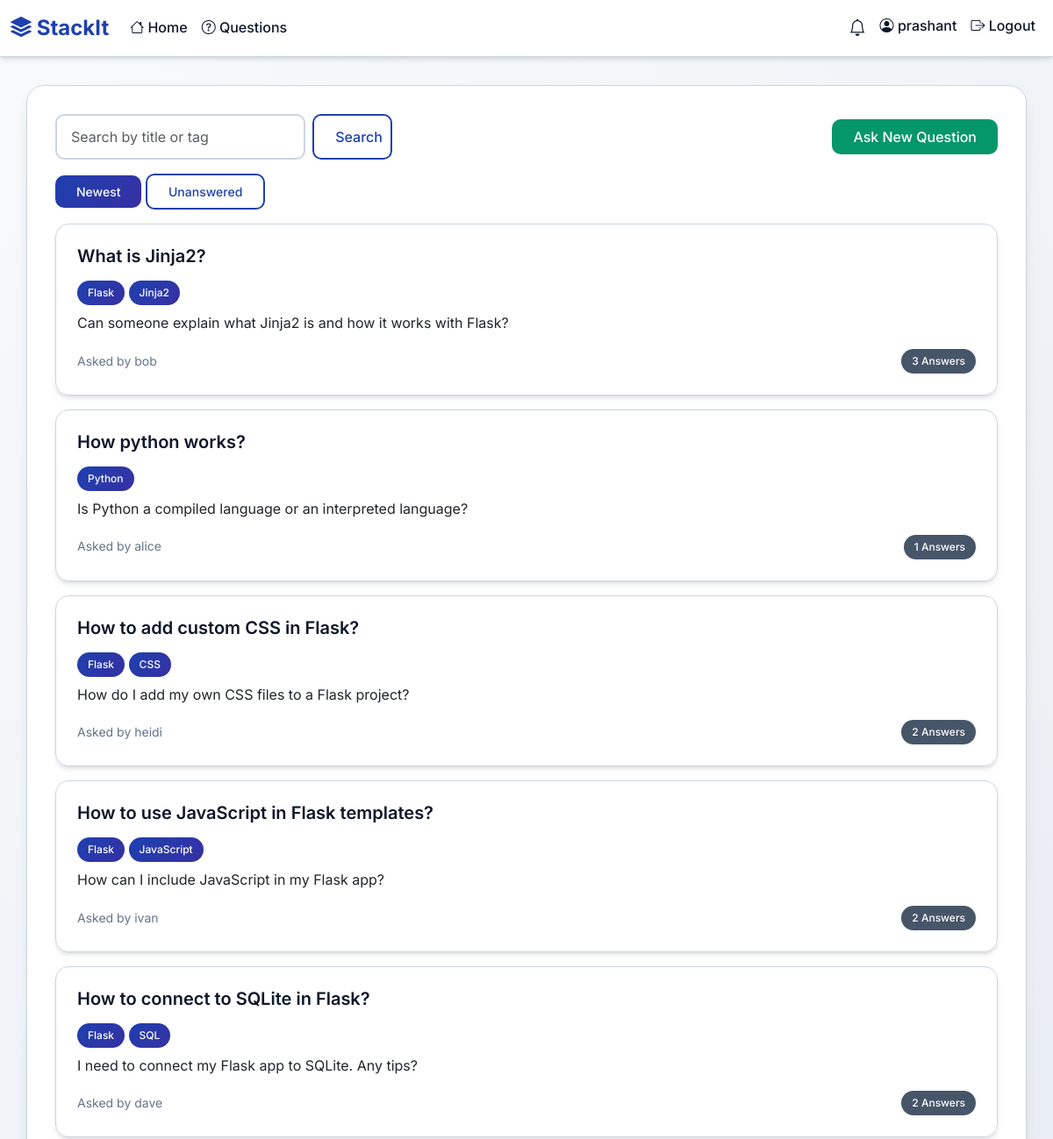
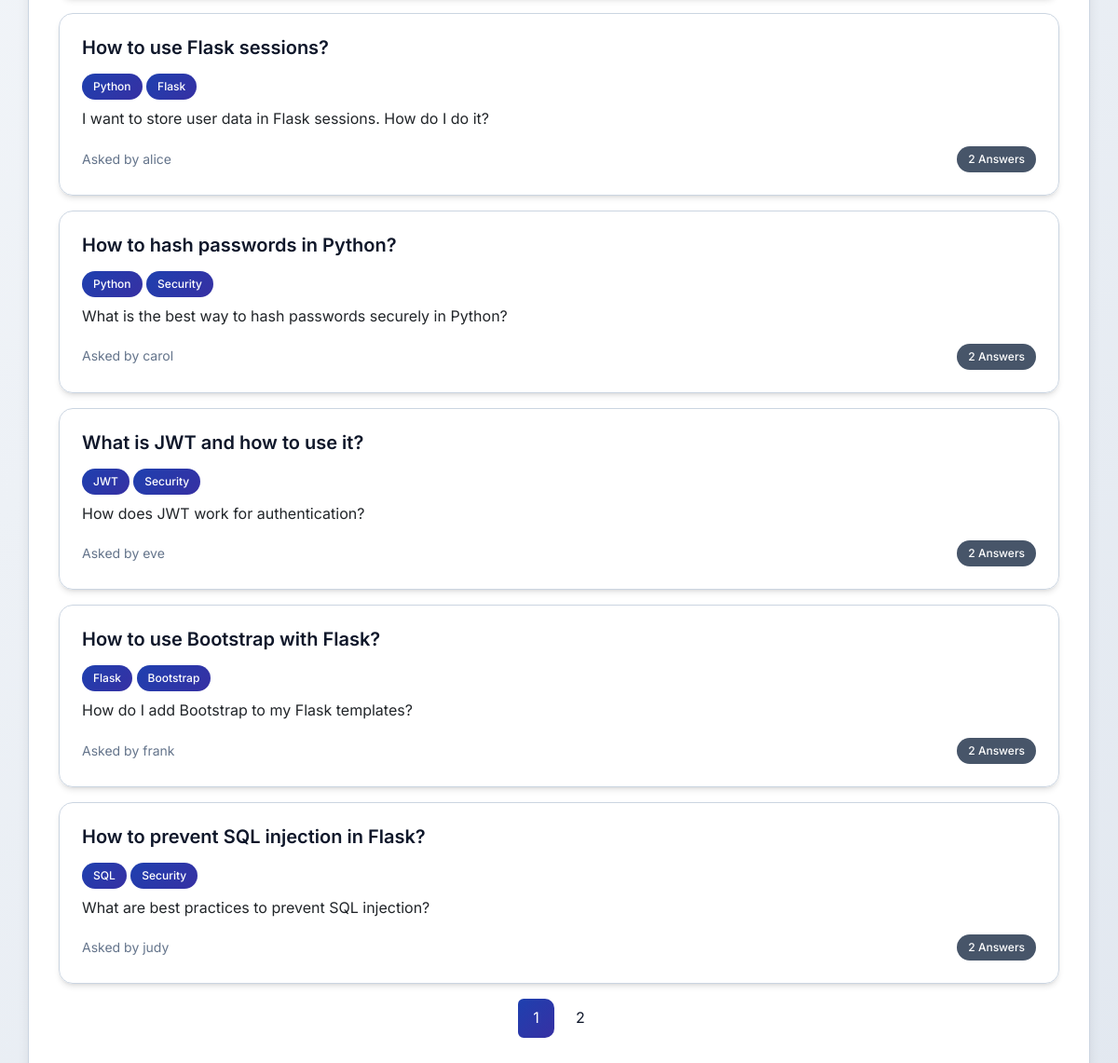
The app's page /questions (signed in) with its own data (2 pictures, top to bottom).
### tables this page shows
CREATE TABLE users (
            id INTEGER PRIMARY KEY AUTOINCREMENT,
            username TEXT UNIQUE NOT NULL,
            email TEXT UNIQUE NOT NULL,
            password_hash TEXT NOT NULL,
            is_admin BOOLEAN DEFAULT 0,
            is_banned BOOLEAN DEFAULT 0,
            created_at TIMESTAMP DEFAULT CURRENT_TIMESTAMP
        , reputation INTEGER DEFAULT 0);

CREATE TABLE questions (
            id INTEGER PRIMARY KEY AUTOINCREMENT,
            title TEXT NOT NULL,
            body_html TEXT NOT NULL,
            user_id INTEGER NOT NULL,
            created_at TIMESTAMP DEFAULT CURRENT_TIMESTAMP,
            accepted_answer_id INTEGER,
            FOREIGN KEY (user_id) REFERENCES users (id)
        );

### app.py (the view)
@app.route('/questions')
def index():
    page = request.args.get('page', 1, type=int)
    per_page = 10
    offset = (page - 1) * per_page
    conn = get_db()
    filter_type = request.args.get('filter', 'newest')
    search_query = request.args.get('search', '')
    if filter_type == 'unanswered':
        base_query = '''
            SELECT q.*, u.username,
                   (SELECT COUNT(*) FROM answers WHERE question_id = q.id) as answer_count,
                   GROUP_CONCAT(t.name) as tags
            FROM questions q
            LEFT JOIN users u ON q.user_id = u.id
            LEFT JOIN question_tags qt ON q.id = qt.question_id
            LEFT JOIN tags t ON qt.tag_id = t.id
            WHERE q.id NOT IN (SELECT DISTINCT question_id FROM answers)
        '''
        if search_query:
            base_query += f" AND (q.title LIKE '%{search_query}%' OR t.name LIKE '%{search_query}%')"
    else:
        base_query = '''
            SELECT q.*, u.username,
                   (SELECT COUNT(*) FROM answers WHERE question_id = q.id) as answer_count,
                   GROUP_CONCAT(t.name) as tags
            FROM questions q
            LEFT JOIN users u ON q.user_id = u.id
            LEFT JOIN question_tags qt ON q.id = qt.question_id
            LEFT JOIN tags t ON qt.tag_id = t.id
        '''
        if search_query:
            base_query += f" WHERE (q.title LIKE '%{search_query}%' OR t.name LIKE '%{search_query}%')"
    base_query += " GROUP BY q.id"
    if filter_type == 'newest':
        base_query += " ORDER BY q.created_at DESC"
    elif filter_type == 'votes':
        base_query += " ORDER BY (SELECT COALESCE(SUM(v.value), 0) FROM votes v JOIN answers a ON v.answer_id = a.id WHERE a.question_id = q.id) DESC"
    base_query += f" LIMIT {per_page} OFFSET {offset}"
    questions = conn.execute(base_query).fetchall()
    if filter_type == 'unanswered':
        count_query = '''
            SELECT COUNT(DISTINCT q.id) as total
            FROM questions q
            LEFT JOIN question_tags qt ON q.id = qt.question_id
            LEFT JOIN tags t ON qt.tag_id = t.id
            WHERE q.id NOT IN (SELECT DISTINCT question_id FROM answers)
        '''
        if search_query:
            count_query += f" AND (q.title LIKE '%{search_query}%' OR t.name LIKE '%{search_query}%')"
    else:
        count_query = '''
            SELECT COUNT(DISTINCT q.id) as total
            FROM questions q
            LEFT JOIN question_tags qt ON q.id = qt.question_id
            LEFT JOIN tags t ON qt.tag_id = t.id
        '''
        if search_query:
            count_query += f" WHERE (q.title LIKE '%{search_query}%' OR t.name LIKE '%{search_query}%')"
    total = conn.execute(count_query).fetchone()['total']
    conn.close()
    total_pages = (total + per_page - 1) // per_page
    return render_template('index.html',
                         questions=questions,
                         page=page,
                         total_pages=total_pages,
                         filter_type=filter_type,
                         search_query=search_query)

### app.py (called while the page is built)
def get_db():
    conn = sqlite3.connect('database.db')
    conn.row_factory = sqlite3.Row
    return conn

@login_manager.user_loader
def load_user(user_id):
    conn = get_db()
    user_data = conn.execute('SELECT * FROM users WHERE id = ?', (user_id,)).fetchone()
    conn.close()
    if user_data:
        return User(user_data)
    return None

    @property
    def is_active(self):
        return not self.is_banned

### templates/index.html (shortened to what this page needs)
{% extends 'base.html' %}
{% block content %}
<div class="d-flex justify-content-between align-items-center mb-3">
  <form class="d-flex" method="get" action="{{ url_for('index') }}">
    <input class="form-control me-2" type="search" name="search" placeholder="Search by title or tag" value="{{ search_query }}">
    <button class="btn btn-outline-primary" type="submit">Search</button>
  </form>
  {% if current_user.is_authenticated %}
    <a href="{{ url_for('ask') }}" class="btn btn-success">Ask New Question</a>
  {% endif %}
</div>
<div class="mb-3">
  <a href="{{ url_for('index', filter='newest') }}" class="btn btn-sm {% if filter_type=='newest' %}btn-primary{% else %}btn-outline-primary{% endif %}">Newest</a>
  <a href="{{ url_for('index', filter='unanswered') }}" class="btn btn-sm {% if filter_type=='unanswered' %}btn-primary{% else %}btn-outline-primary{% endif %}">Unanswered</a>
</div>
{% for q in questions %}
  <div class="card mb-3">
    <div class="card-body">
      <h5 class="card-title"><a href="{{ url_for('question', question_id=q.id) }}">{{ q.title }}</a></h5>
      <div class="mb-2">
        {% if q.tags %}
          {% for tag in q.tags.split(',') %}
            <span class="badge bg-info text-dark">{{ tag }}</span>
          {% endfor %}
        {% endif %}
      </div>
      <p class="card-text">{{ q.body_html|striptags|truncate(120) }}</p>
      <div class="d-flex justify-content-between align-items-center">
        <small class="text-muted">Asked by {{ q.username }}</small>
        <span class="badge bg-secondary">{{ q.answer_count }} Answers</span>
      </div>
    </div>
  </div>
{% else %}
  <div class="alert alert-info">No questions found.</div>
{% endfor %}
<nav aria-label="Page navigation">
  <ul class="pagination justify-content-center">
    {% for p in range(1, total_pages+1) %}
      <li class="page-item {% if p == page %}active{% endif %}"><a class="page-link" href="{{ url_for('index', page=p, filter=filter_type, search=search_query) }}">{{ p }}</a></li>
    {% endfor %}
  </ul>
</nav>
{% endblock %}

### templates/base.html (shortened to what this page needs)
<!DOCTYPE html>
<html lang="en">
<head>
    <link rel="stylesheet" href="https://cdn.jsdelivr.net/npm/bootstrap@5.3.0/dist/css/bootstrap.min.css">
    <link rel="stylesheet" href="https://cdn.jsdelivr.net/npm/bootstrap-icons@1.10.0/font/bootstrap-icons.css">
    <link rel="stylesheet" href="{{ url_for('static', filename='css/style.css') }}">
    <link href="https://cdn.quilljs.com/1.3.6/quill.snow.css" rel="stylesheet">
</head>
<body>
<nav class="navbar navbar-expand-lg navbar-light bg-light mb-4">
  <div class="container-fluid">
    <a class="navbar-brand" href="{{ url_for('landing') }}">
      <i class="bi bi-stack"></i> StackIt
    </a>
    <div class="collapse navbar-collapse" id="navbarNav">
      <ul class="navbar-nav me-auto mb-2 mb-lg-0">
        <li class="nav-item">
          <a class="nav-link" href="{{ url_for('landing') }}">
            <i class="bi bi-house"></i> Home
          </a>
        </li>
        <li class="nav-item">
          <a class="nav-link" href="{{ url_for('index') }}">
            <i class="bi bi-question-circle"></i> Questions
          </a>
        </li>
      </ul>
      <ul class="navbar-nav ms-auto">
        {% if current_user.is_authenticated %}
        <li class="nav-item">
          <a class="nav-link position-relative" href="#" id="notificationBell">
            <i class="bi bi-bell"></i>
          </a>
        </li>
        <li class="nav-item">
          <span class="nav-link">
            <i class="bi bi-person-circle"></i> {{ current_user.username }}
          </span>
        </li>
        <li class="nav-item">
          <a class="nav-link" href="{{ url_for('logout') }}">
            <i class="bi bi-box-arrow-right"></i> Logout
          </a>
        </li>
        {% endif %}
      </ul>
    </div>
  </div>
</nav>
<div class="container">
    {% block content %}{% endblock %}
</div>
</body>
</html>

### static/css/style.css (style rules this page uses)
:root { --primary-color: #1e40af; --primary-dark: #1e3a8a; --secondary-color: #475569; --success-color: #059669; --danger-color: #dc2626; --warning-color: #d97706; --info-color: #0891b2; --light-bg: #ffffff; --dark-bg: #0f172a; --border-color: #cbd5e1; --text-primary: #0f172a; --text-secondary: #475569; --text-muted: #64748b; --shadow-sm: 0 1px 2px 0 rgb(0 0 0 / 0.05); --shadow-md: 0 4px 6px -1px rgb(0 0 0 / 0.1), 0 2px 4px -2px rgb(0 0 0 / 0.1); --shadow-lg: 0 10px 15px -3px rgb(0 0 0 / 0.1), 0 4px 6px -4px rgb(0 0 0 / 0.1); --gradient-primary: linear-gradient(135deg, #1e40af 0%, #3730a3 100%); --gradient-secondary: linear-gradient(135deg, #059669 0%, #047857 100%); }
* { box-sizing: border-box; }
body { font-family: 'Inter', -apple-system, BlinkMacSystemFont, 'Segoe UI', Roboto, sans-serif; background: linear-gradient(135deg, #f8fafc 0%, #e2e8f0 100%); min-height: 100vh; color: var(--text-primary); line-height: 1.6; }
.navbar { background: rgba(255, 255, 255, 0.98) !important; backdrop-filter: blur(10px); border-bottom: 1px solid var(--border-color); box-shadow: var(--shadow-md); transition: all 0.3s ease; }
.navbar-brand { font-weight: 700; font-size: 1.5rem; color: var(--primary-color); }
.navbar-nav .nav-link { font-weight: 500; color: var(--text-primary) !important; transition: all 0.3s ease; position: relative; }
.navbar-nav .nav-link::after { content: ''; position: absolute; bottom: 0; left: 50%; width: 0; height: 2px; background: var(--gradient-primary); transition: all 0.3s ease; transform: translateX(-50%); }
.container { background: rgba(255, 255, 255, 0.98); backdrop-filter: blur(10px); border-radius: 20px; box-shadow: var(--shadow-lg); padding: 2rem; margin-top: 2rem; margin-bottom: 2rem; border: 1px solid var(--border-color); }
.card { border: 1px solid var(--border-color); border-radius: 15px; box-shadow: var(--shadow-md); transition: all 0.3s ease; background: rgba(255, 255, 255, 0.98); backdrop-filter: blur(10px); }
.card-body { padding: 1.5rem; }
.card-title { font-weight: 600; color: var(--text-primary); margin-bottom: 1rem; }
.card-title a { color: var(--text-primary); text-decoration: none; transition: color 0.3s ease; }
.badge { font-weight: 500; padding: 0.5rem 0.75rem; border-radius: 20px; font-size: 0.75rem; transition: all 0.3s ease; }
.bg-info { background: var(--gradient-primary) !important; color: white !important; }
.bg-secondary { background: var(--secondary-color) !important; }
.btn { border-radius: 10px; font-weight: 500; padding: 0.5rem 1.5rem; transition: all 0.3s ease; border: none; position: relative; overflow: hidden; }
.btn::before { content: ''; position: absolute; top: 0; left: -100%; width: 100%; height: 100%; background: linear-gradient(90deg, transparent, rgba(255, 255, 255, 0.2), transparent); transition: left 0.5s; }
.btn-primary { background: var(--gradient-primary); color: white; }
.btn-success { background: var(--success-color); color: white; }
.btn-outline-primary { border: 2px solid var(--primary-color); color: var(--primary-color); background: transparent; }
.form-control { border-radius: 10px; border: 2px solid var(--border-color); padding: 0.75rem 1rem; transition: all 0.3s ease; background: rgba(255, 255, 255, 0.98); color: var(--text-primary); }
.pagination { gap: 0.5rem; }
.page-link { border-radius: 10px; border: none; padding: 0.5rem 1rem; color: var(--text-primary); background: rgba(255, 255, 255, 0.9); transition: all 0.3s ease; }
.page-item.active .page-link { background: var(--gradient-primary); color: white; border: none; }
#notificationBell { position: relative; font-size: 1.2rem; color: var(--text-primary); transition: all 0.3s ease; }
* { transition: all 0.3s ease; }
.text-muted { color: var(--text-muted) !important; }

### records on screen
users: username "prashant"
questions: title "What is Jinja2?", tag "Flask" "Jinja2", body_html "Can someone explain what Jinja2 is and how it works with Flask?", username "bob", answer_count "3"
questions: title "How python works?", tag "Python", body_html "Is Python a compiled language or an interpreted language?", username "alice", answer_count "1"
questions: title "How to add custom CSS in Flask?", tag "Flask" "CSS", body_html "How do I add my own CSS files to a Flask project?", username "heidi", answer_count "2"
questions: title "How to use JavaScript in Flask templates?", tag "Flask" "JavaScript", body_html "How can I include JavaScript in my Flask app?", username "ivan", answer_count "2"
questions: title "How to connect to SQLite in Flask?", tag "Flask" "SQL", body_html "I need to connect my Flask app to SQLite. Any tips?", username "dave", answer_count "2"
questions: title "How to use Flask sessions?", tag "Python" "Flask", body_html "I want to store user data in Flask sessions. How do I do it?", username "alice", answer_count "2"
questions: title "How to hash passwords in Python?", tag "Python" "Security", body_html "What is the best way to hash passwords securely in Python?", username "carol", answer_count "2"
questions: title "What is JWT and how to use it?", tag "JWT" "Security", body_html "How does JWT work for authentication?", username "eve", answer_count "2"
questions: title "How to use Bootstrap with Flask?", tag "Flask" "Bootstrap", body_html "How do I add Bootstrap to my Flask templates?", username "frank", answer_count "2"
questions: title "How to prevent SQL injection in Flask?", tag "SQL" "Security", body_html "What are best practices to prevent SQL injection?", username "judy", answer_count "2"

### other values on screen
{{ p }} "1" "2"
